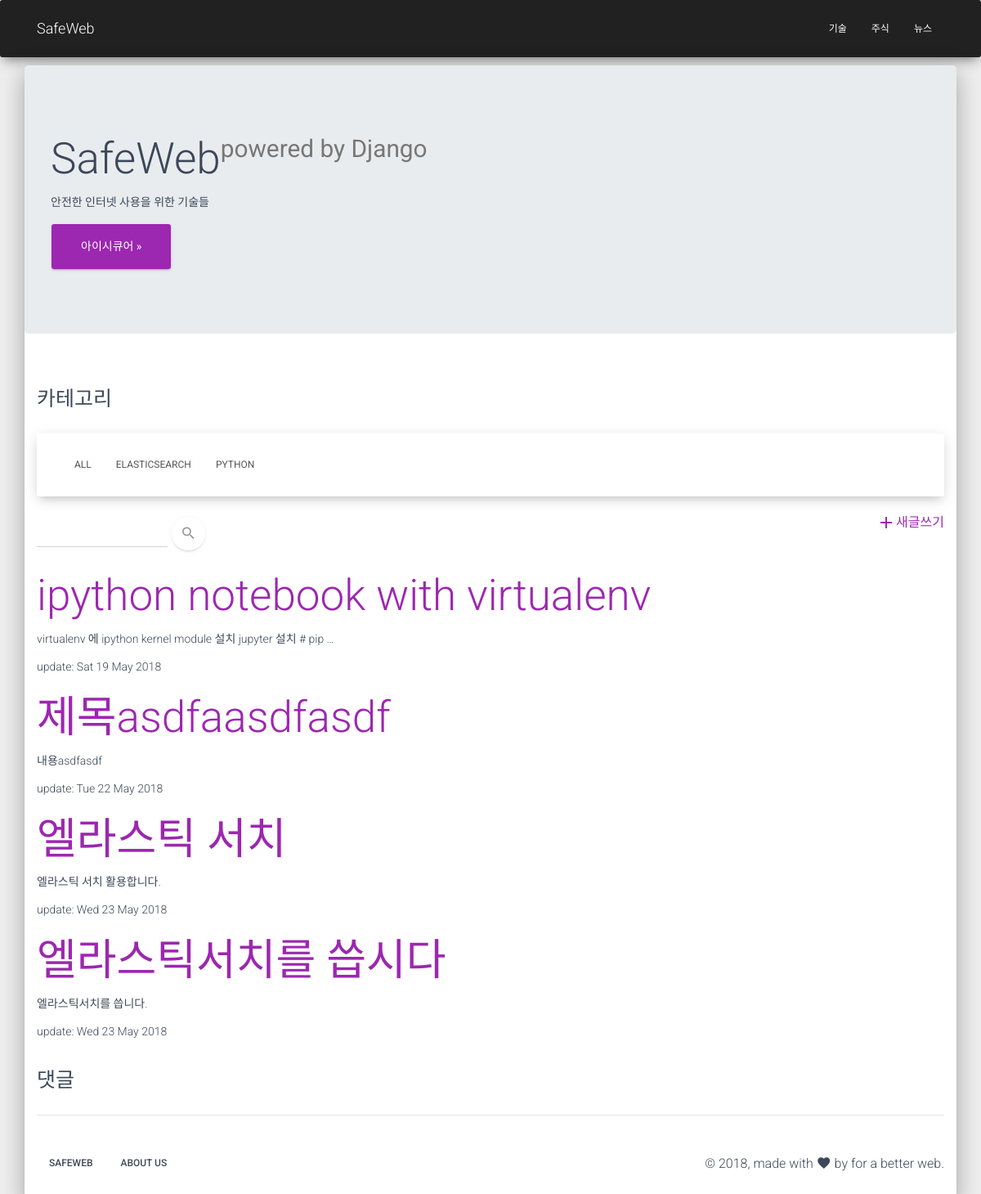
The page /blog/ on the database as committed earlier.
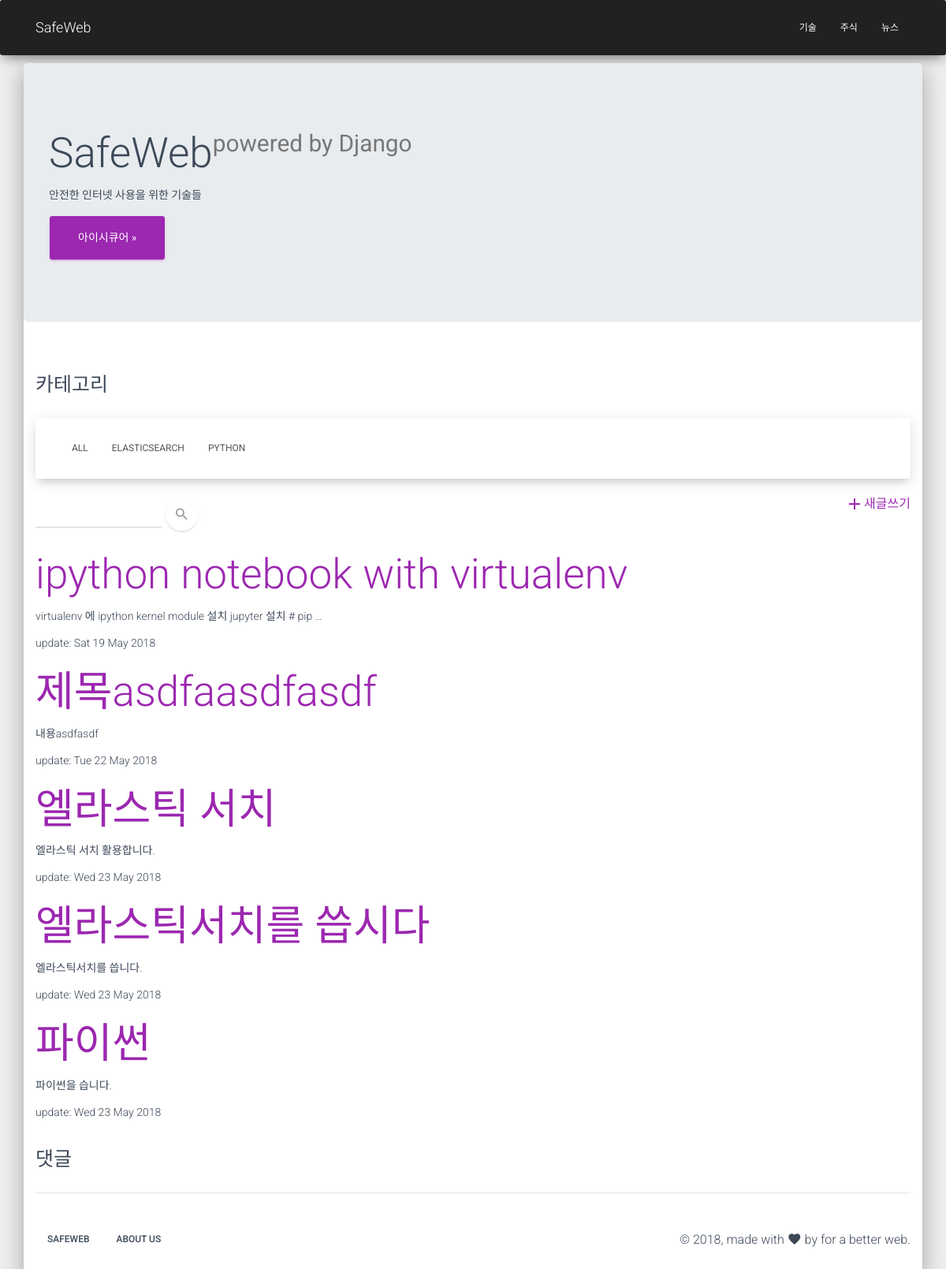
The same page on the database as committed later.
### blog/models.py (models this page shows, shortened)
class Category(models.Model):
    name = models.CharField(max_length=50, db_index=True)
    slug = models.SlugField(max_length=100, db_index=True, unique=True, allow_unicode=True)
    class Meta:
        ordering = ['name']
        verbose_name = 'category'
        verbose_name_plural = 'categories'
    def get_absolute_url(self):
        return reverse('blog:post_list_by_category', args=[self.slug])

class Post(models.Model):
    category = models.ForeignKey(Category, on_delete=models.SET_NULL, null=True, related_name='posts')
    author = models.ForeignKey(settings.AUTH_USER_MODEL, on_delete=models.SET_NULL, null=True)
    title = models.CharField(max_length=100)
    content = models.TextField(validators=[min_length_3_validator])
    Tags = models.ManyToManyField('Tag', blank=True)
    slug = models.SlugField(max_length=200, db_index=True, unique=True, allow_unicode=True)
    Comments = models.PositiveSmallIntegerField(default=0, null=True)
    created = models.DateTimeField(auto_now_add=True)
    updated = models.DateTimeField(auto_now=True)
    published = models.DateTimeField(blank=True, null=True)
    image = models.ImageField(default='default.png', upload_to='post/%Y/%m/%d', blank=True)
    ip = models.GenericIPAddressField(null=True)
    class Meta:
        ordering = ['-created']
        index_together = (('id', 'slug'),)

### blog/views.py (the view)
# urls.py: path('', views.post_list, name='post_list'),
def post_list(request, category_slug=None):
    category = None
    categories = Category.objects.all()
    posts = Post.objects.all()
    posts = posts.order_by('created')
    q = request.GET.get('q', '')
    if q:
        posts = posts.filter(title__icontains=q)
    if category_slug:
        category = get_object_or_404(Category, slug=category_slug)
        posts = posts.filter(category=category)
    paginator = Paginator(posts, 10)
    page = request.GET.get('page')
    posts = paginator.get_page(page)
    return render(request, 'blog/post_list.html', {'category':category, 'categories':categories, 'posts':posts})

### blog/templates/blog/post_list.html (shortened to what this page needs)
{% extends 'blog/post_base.html' %}
{% load staticfiles %}
{% block post %}
<div class="jumbotron">
    <h1>SafeWeb<sup><small>powered by Django</small></sup></h1>
    <p>안전한 인터넷 사용을 위한 기술들</p>
    <p>
        <a class="btn btn-lg btn-primary" href="https://www.isecurekr.com">아이시큐어 &raquo;</a>
    </p>
</div>
<div class="container">
<div class="row">
    <div class="col-md-12">
        <div class="title">
            <h3>카테고리</h3>
        </div>
        <nav class="navbar navbar-expand-lg bg-white">
            <div class="container">
                <div class="navbar-translate">
                </div>
                <div class="collapse navbar-collapse">
                    <ul class="navbar-nav">
                        <li class="nav-item {% if not category %}active{% endif %}">
                            <a href="{% url 'blog:post_list' %}" class="nav-link">All</a>
                        </li>
                        {% for c in categories %}
                        <li class="nav-item {% if category.slug == c.slug %}active{% endif %} ">
                            <a href="{{ c.get_absolute_url }}" class="nav-link">{{ c.name }}</a>
                        </li>
                        {% endfor %}
                    </ul>
                </div>
            </div>
        </nav>
    </div>
</div>
<a href="{% url 'blog:post_create' %}" class="pull-right"><i class="material-icons">add</i>새글쓰기</a>
<form class="form-inline" action="" method="get">
    <div class=" has-black">
        <input type="text" class="form-control" name="q" value="{{ q }}" />
        <button type="submit" class="btn btn-white btn-raised btn-fab btn-round" />
            <i class="material-icons">search</i>
    </div>
</form>
{% for post in posts %}
    <div>
        <h1>
            <a href=" {% url 'blog:post_detail' slug=post.slug id=post.id %}">{{ post.title }}</a>
        </h1>
        <p>{{ post.content|truncatewords:10 }}</p>
        <p>update: {{ post.updated|date:"D d M Y" }}</p>
    </div>
{% endfor %}
<div class="title">
    <h3>댓글</h3>
</div>
<hr />
{% endblock post %}

Rows that differ between the two databases and show on the page:
added Post: title "파이썬", content "파이썬을 습니다.", updated "Wed 23 May 2018"
